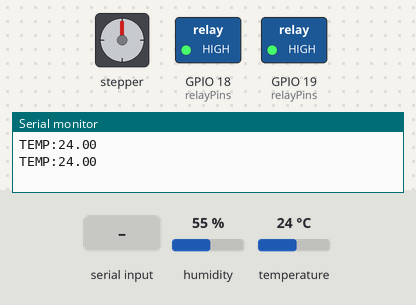
A sketch run on a simulated ESP32. Parts: stepper motor, switched loads named in the sketch (green lamp = pin HIGH), the last lines printed to the serial monitor. Wiring (inferred from the names in the program): stepper motor (2048 steps per turn assumed): coils GPIO 26, GPIO 27, GPIO 25, GPIO 33. The test bench sets the inputs (shaded band); at power-on: humidity 55 %, temperature 24 °C. Pins used as bus, display or sensor lines are not drawn.

Above: at 2.8 s.
2.9 s: "MOTOR:90\n" received over Serial
At 4.47 s:
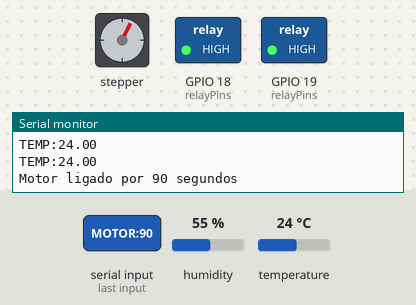
At 5.07 s:
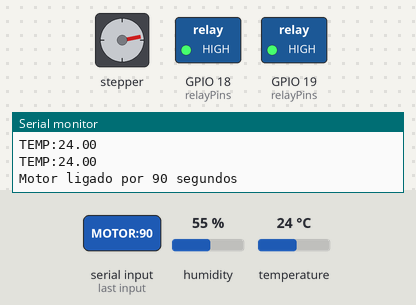
Timing chart, 0 to 22.2 s (numbered marks = the images above; inputs shaded):
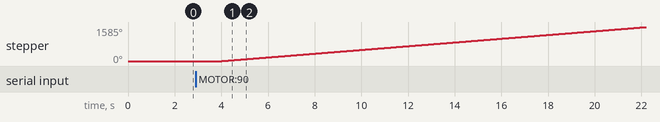

The sketch:

main.ino
```cpp
#include "DHT.h"

#define DHTPIN 23
#define DHTTYPE DHT22

#define RELAY1 18
#define RELAY2 19
#define RELAY3 26
#define RELAY4 27

// Motor de passo (28BYJ-48 com ULN2003)
#define IN1 26
#define IN2 27
#define IN3 25
#define IN4 33

DHT dht(DHTPIN, DHTTYPE);

unsigned long relayTimers[4] = {0, 0, 0, 0};
bool relaysActive[4] = {false, false, false, false};
const int relayPins[4] = {RELAY1, RELAY2, RELAY3, RELAY4};

void setup() {
  Serial.begin(9600);
  dht.begin();

  // Relés
  for (int i = 0; i < 4; i++) {
    pinMode(relayPins[i], OUTPUT);
    digitalWrite(relayPins[i], HIGH); // relé desligado (ativo em LOW)
  }

  // Motor
  pinMode(IN1, OUTPUT);
  pinMode(IN2, OUTPUT);
  pinMode(IN3, OUTPUT);
  pinMode(IN4, OUTPUT);
  desligaMotor();
}

void loop() {
  // Leitura do sensor
  float t = dht.readTemperature();
  if (!isnan(t)) {
    Serial.print("TEMP:");
    Serial.println(t);
  }

  // Leitura de comandos seriais
  if (Serial.available()) {
    String cmd = Serial.readStringUntil('\n');
    cmd.trim();

    // Comandos de relé
    for (int i = 1; i <= 4; i++) {
      if (cmd.startsWith("ON" + String(i) + ":")) {
        int dur = cmd.substring(4).toInt(); // tempo em segundos
        digitalWrite(relayPins[i - 1], LOW); // ativa o relé
        relaysActive[i - 1] = true;
        relayTimers[i - 1] = millis() + dur * 1000;
      }
    }

    // Comando de motor
    if (cmd.startsWith("MOTOR:")) {
      int dur = cmd.substring(6).toInt(); // tempo em segundos
      if (dur > 0) {
        Serial.println("Motor ligado por " + String(dur) + " segundos");
        acionarMotorPorTempo(dur);
        Serial.println("Motor desligado");
      }
    }
  }

  // Controle de tempo dos relés
  for (int i = 0; i < 4; i++) {
    if (relaysActive[i] && millis() > relayTimers[i]) {
      digitalWrite(relayPins[i], HIGH); // desliga o relé
      relaysActive[i] = false;
    }
  }

  delay(2000);
}

// ----------- MOTOR DE PASSO -----------
void desligaMotor() {
  digitalWrite(IN1, LOW);
  digitalWrite(IN2, LOW);
  digitalWrite(IN3, LOW);
  digitalWrite(IN4, LOW);
}

void passoMotor(int passo) {
  switch (passo % 4) {
    case 0:
      digitalWrite(IN1, HIGH); digitalWrite(IN2, LOW); digitalWrite(IN3, LOW); digitalWrite(IN4, LOW);
      break;
    case 1:
      digitalWrite(IN1, LOW); digitalWrite(IN2, HIGH); digitalWrite(IN3, LOW); digitalWrite(IN4, LOW);
      break;
    case 2:
      digitalWrite(IN1, LOW); digitalWrite(IN2, LOW); digitalWrite(IN3, HIGH); digitalWrite(IN4, LOW);
      break;
    case 3:
      digitalWrite(IN1, LOW); digitalWrite(IN2, LOW); digitalWrite(IN3, LOW); digitalWrite(IN4, HIGH);
      break;
  }
}

void acionarMotorPorTempo(int segundos) {
  int passosPorSegundo = 512; // pode ajustar a velocidade
  int totalPassos = passosPorSegundo * segundos;

  for (int i = 0; i < totalPassos; i++) {
    passoMotor(i);
    delay(2); // controle de velocidade
  }

  desligaMotor();
}
```

Measured:
- after the input at 2.9 s, stepper: keeps turning clockwise at about 87°/s, starting after 1.1 s
